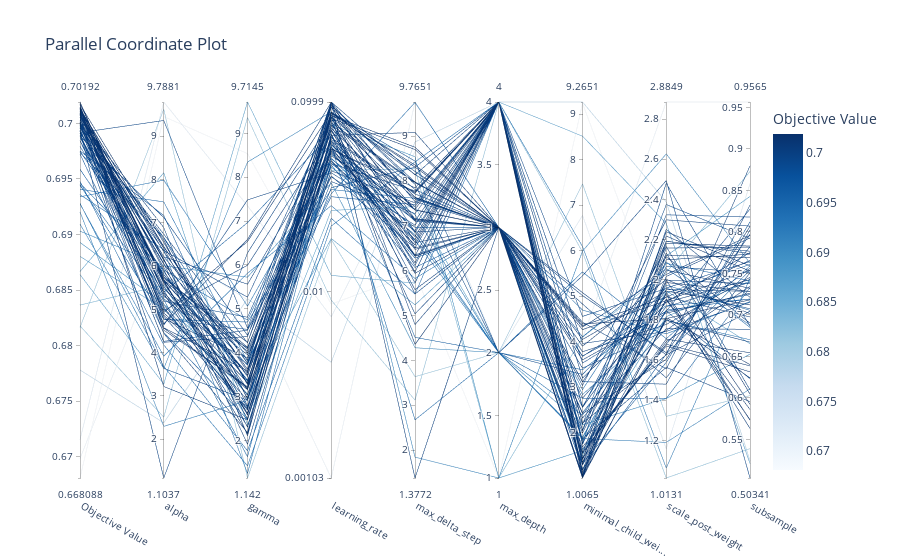

The notebook cell this image was saved under:
### Code cell
from optuna.visualization import plot_parallel_coordinate

plot_parallel_coordinate(study)
